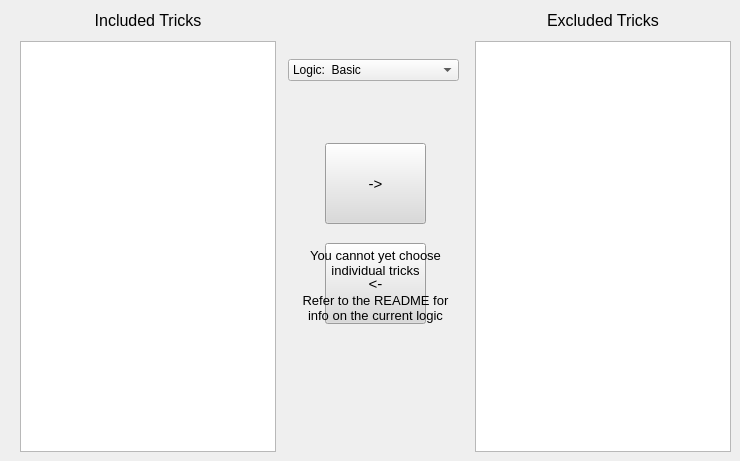
    <widget class="QWidget" name="tab_3">
     <attribute name="title">
      <string>Logic</string>
     </attribute>
     <widget class="QListWidget" name="listWidget_4">
      <property name="geometry">
       <rect>
        <x>475</x>
        <y>41</y>
        <width>256</width>
        <height>411</height>
       </rect>
      </property>
      <property name="font">
       <font>
        <pointsize>9</pointsize>
       </font>
      </property>
      <property name="alternatingRowColors">
       <bool>false</bool>
      </property>
      <property name="selectionMode">
       <enum>QAbstractItemView::ExtendedSelection</enum>
      </property>
      <property name="uniformItemSizes">
       <bool>true</bool>
      </property>
      <property name="sortingEnabled">
       <bool>true</bool>
      </property>
     </widget>
     <widget class="QPushButton" name="includeButton_2">
      <property name="geometry">
       <rect>
        <x>325</x>
        <y>243</y>
        <width>101</width>
        <height>81</height>
       </rect>
      </property>
      <property name="font">
       <font>
        <pointsize>11</pointsize>
        <bold>false</bold>
       </font>
      </property>
      <property name="autoFillBackground">
       <bool>false</bool>
      </property>
      <property name="styleSheet">
       <string notr="true">background-color: rgb(218, 218, 218);</string>
      </property>
      <property name="text">
       <string>&lt;-</string>
      </property>
     </widget>
     <widget class="QPushButton" name="excludeButton_2">
      <property name="enabled">
       <bool>true</bool>
      </property>
      <property name="geometry">
       <rect>
        <x>325</x>
        <y>143</y>
        <width>101</width>
        <height>81</height>
       </rect>
      </property>
      <property name="font">
       <font>
        <pointsize>11</pointsize>
        <bold>false</bold>
       </font>
      </property>
      <property name="autoFillBackground">
       <bool>false</bool>
      </property>
      <property name="styleSheet">
       <string notr="true">background-color: rgb(218, 218, 218);</string>
      </property>
      <property name="text">
       <string>-&gt;</string>
      </property>
     </widget>
     <widget class="QListWidget" name="listWidget_3">
      <property name="geometry">
       <rect>
        <x>20</x>
        <y>41</y>
        <width>256</width>
        <height>411</height>
       </rect>
      </property>
      <property name="font">
       <font>
        <pointsize>9</pointsize>
       </font>
      </property>
      <property name="frameShape">
       <enum>QFrame::StyledPanel</enum>
      </property>
      <property name="frameShadow">
       <enum>QFrame::Sunken</enum>
      </property>
      <property name="alternatingRowColors">
       <bool>false</bool>
      </property>
      <property name="selectionMode">
       <enum>QAbstractItemView::ExtendedSelection</enum>
      </property>
      <property name="uniformItemSizes">
       <bool>true</bool>
      </property>
      <property name="sortingEnabled">
       <bool>true</bool>
      </property>
     </widget>
     <widget class="QLabel" name="label_9">
      <property name="geometry">
       <rect>
        <x>475</x>
        <y>5</y>
        <width>256</width>
        <height>31</height>
       </rect>
      </property>
      <property name="sizePolicy">
       <sizepolicy hsizetype="Fixed" vsizetype="Fixed">
        <horstretch>0</horstretch>
        <verstretch>0</verstretch>
       </sizepolicy>
      </property>
      <property name="minimumSize">
       <size>
        <width>75</width>
        <height>23</height>
       </size>
      </property>
      <property name="font">
       <font>
        <pointsize>12</pointsize>
        <italic>false</italic>
        <bold>false</bold>
       </font>
      </property>
      <property name="frameShape">
       <enum>QFrame::NoFrame</enum>
      </property>
      <property name="frameShadow">
       <enum>QFrame::Plain</enum>
      </property>
      <property name="text">
       <string>Excluded Tricks</string>
      </property>
      <property name="textFormat">
       <enum>Qt::PlainText</enum>
      </property>
      <property name="alignment">
       <set>Qt::AlignCenter</set>
      </property>
      <property name="wordWrap">
       <bool>false</bool>
      </property>
     </widget>
     <widget class="QLabel" name="label_10">
      <property name="geometry">
       <rect>
        <x>20</x>
        <y>5</y>
        <width>256</width>
        <height>31</height>
       </rect>
      </property>
      <property name="sizePolicy">
       <sizepolicy hsizetype="Fixed" vsizetype="Fixed">
        <horstretch>0</horstretch>
        <verstretch>0</verstretch>
       </sizepolicy>
      </property>
      <property name="minimumSize">
       <size>
        <width>75</width>
        <height>23</height>
       </size>
      </property>
      <property name="font">
       <font>
        <pointsize>12</pointsize>
        <italic>false</italic>
        <bold>false</bold>
       </font>
      </property>
      <property name="frameShape">
       <enum>QFrame::NoFrame</enum>
      </property>
      <property name="frameShadow">
       <enum>QFrame::Plain</enum>
      </property>
      <property name="text">
       <string>Included Tricks</string>
      </property>
      <property name="textFormat">
       <enum>Qt::PlainText</enum>
      </property>
      <property name="alignment">
       <set>Qt::AlignCenter</set>
      </property>
      <property name="wordWrap">
       <bool>false</bool>
      </property>
     </widget>
     <widget class="QComboBox" name="tricksComboBox">
      <property name="geometry">
       <rect>
        <x>288</x>
        <y>59</y>
        <width>171</width>
        <height>22</height>
       </rect>
      </property>
      <property name="whatsThis">
       <string>This controls what logic preset to use</string>
      </property>
      <property name="currentIndex">
       <number>0</number>
      </property>
      <item>
       <property name="text">
        <string>Logic:  Basic</string>
       </property>
      </item>
      <item>
       <property name="text">
        <string>Logic:  Advanced</string>
       </property>
      </item>
      <item>
       <property name="text">
        <string>Logic:  Glitched</string>
       </property>
      </item>
      <item>
       <property name="text">
        <string>Logic:  Hell</string>
       </property>
      </item>
      <item>
       <property name="text">
        <string>Logic:  None</string>
       </property>
      </item>
     </widget>
     <widget class="QLabel" name="label_11">
      <property name="geometry">
       <rect>
        <x>295</x>
        <y>248</y>
        <width>161</width>
        <height>101</height>
       </rect>
      </property>
      <property name="sizePolicy">
       <sizepolicy hsizetype="Fixed" vsizetype="Fixed">
        <horstretch>0</horstretch>
        <verstretch>0</verstretch>
       </sizepolicy>
      </property>
      <property name="minimumSize">
       <size>
        <width>75</width>
        <height>23</height>
       </size>
      </property>
      <property name="font">
       <font>
        <pointsize>10</pointsize>
        <italic>false</italic>
        <bold>false</bold>
       </font>
      </property>
      <property name="frameShape">
       <enum>QFrame::NoFrame</enum>
      </property>
      <property name="frameShadow">
       <enum>QFrame::Plain</enum>
      </property>
      <property name="text">
       <string>You cannot yet choose&lt;br&gt;&lt;/br&gt;individual tricks&lt;br&gt;&lt;/br&gt;&lt;br&gt;&lt;/br&gt;Refer to the README for info on the current logic</string>
      </property>
      <property name="textFormat">
       <enum>Qt::RichText</enum>
      </property>
      <property name="alignment">
       <set>Qt::AlignHCenter|Qt::AlignTop</set>
      </property>
      <property name="wordWrap">
       <bool>true</bool>
      </property>
     </widget>
    </widget>
